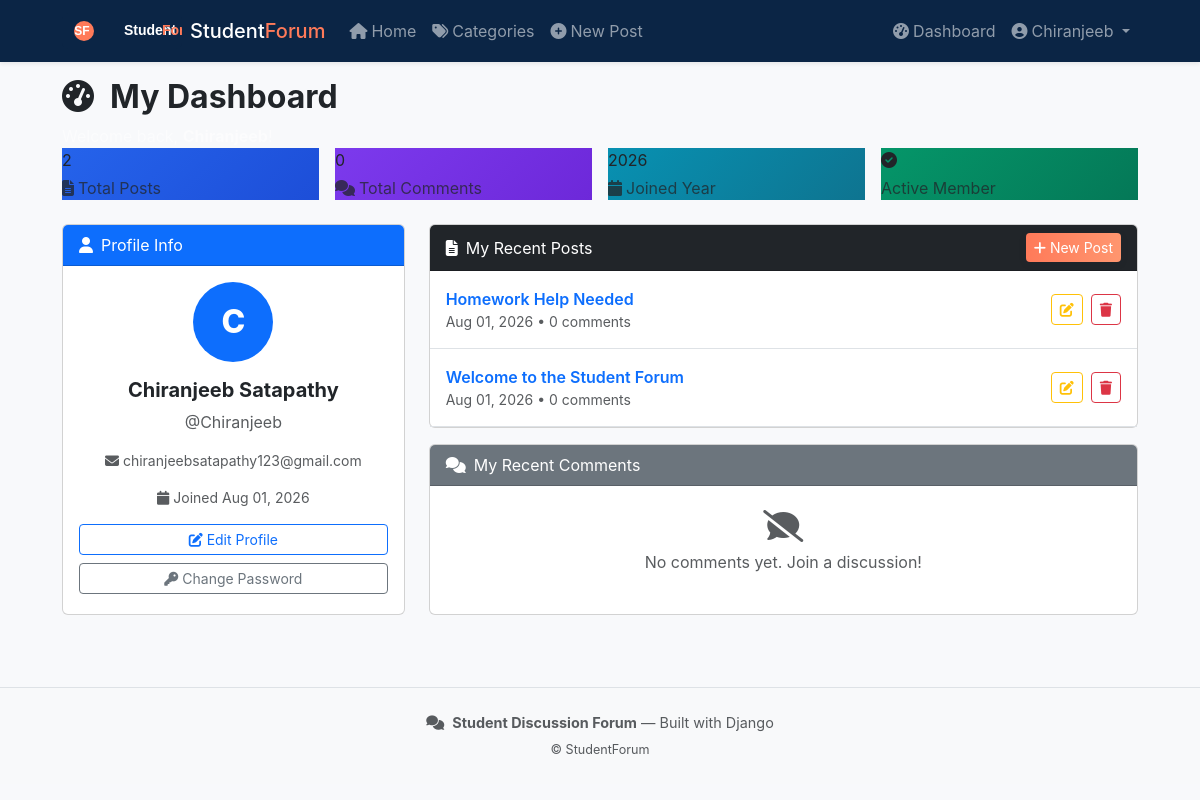
The page /dashboard/ (signed in) on the database its author committed.
### studentforum/models.py (models this page shows, shortened)
class Post(models.Model):
    title = models.CharField(max_length=200)
    description = models.TextField()
    created_date = models.DateTimeField(auto_now_add=True)
    updated_date = models.DateTimeField(auto_now=True)
    user = models.ForeignKey(User, on_delete=models.CASCADE, related_name="posts")
    category = models.ForeignKey(Category, on_delete=models.SET_NULL, null=True, related_name="posts")
    class Meta:
        ordering = ["-created_date"]
    def comment_count(self):
        return self.comments.count()

### studentforum/views.py (the view)
# urls.py: path("dashboard/", views.dashboard, name="dashboard"),
@login_required
def dashboard(request):
    user_posts = Post.objects.filter(user=request.user).order_by("-created_date")
    user_comments = Comment.objects.filter(user=request.user).order_by("-created_date")
    return render(
        request,
        "studentforum/dashboard.html",
        {
            "user_posts": user_posts,
            "user_comments": user_comments,
            "recent_posts": user_posts[:5],
            "recent_comments": user_comments[:5],
            "total_posts": user_posts.count(),
            "total_comments": user_comments.count(),
        },
    )

### studentforum/templates/studentforum/dashboard.html (shortened to what this page needs)
{% extends 'studentforum/base.html' %}
{% block content %}
<div class="page-header">
    <div class="container">
        <h2 class="fw-bold"><i class="fas fa-tachometer-alt me-3"></i>My Dashboard</h2>
        <p class="text-white-50 mb-0">Welcome back, <strong>{{ user.username }}</strong>!</p>
    </div>
</div>
<div class="container">
    <div class="row g-3 mb-4">
        <div class="col-md-3">
            <div class="stat-card" style="background:linear-gradient(135deg,#2563eb,#1d4ed8)">
                <div class="stat-number">{{ total_posts }}</div>
                <div class="mt-1 opacity-75"><i class="fas fa-file-alt me-1"></i>Total Posts</div>
            </div>
        </div>
        <div class="col-md-3">
            <div class="stat-card" style="background:linear-gradient(135deg,#7c3aed,#6d28d9)">
                <div class="stat-number">{{ total_comments }}</div>
                <div class="mt-1 opacity-75"><i class="fas fa-comments me-1"></i>Total Comments</div>
            </div>
        </div>
        <div class="col-md-3">
            <div class="stat-card" style="background:linear-gradient(135deg,#0891b2,#0e7490)">
                <div class="stat-number">{{ user.date_joined|date:"Y" }}</div>
                <div class="mt-1 opacity-75"><i class="fas fa-calendar me-1"></i>Joined Year</div>
            </div>
        </div>
        <div class="col-md-3">
            <div class="stat-card" style="background:linear-gradient(135deg,#059669,#047857)">
                <div class="stat-number"><i class="fas fa-check-circle"></i></div>
                <div class="mt-1 opacity-75">Active Member</div>
            </div>
        </div>
    </div>
    <div class="row">
        <div class="col-lg-4 mb-4">
            <div class="card h-100">
                <div class="card-header bg-primary text-white">
                    <i class="fas fa-user me-2"></i>Profile Info
                </div>
                <div class="card-body text-center">
                    <div class="rounded-circle bg-primary text-white d-inline-flex align-items-center justify-content-center mb-3"
                         style="width:80px;height:80px;font-size:2rem;font-weight:800;">
                        {{ user.username|first|upper }}
                    </div>
                    <h5 class="fw-bold">{{ user.get_full_name|default:user.username }}</h5>
                    <p class="text-muted">@{{ user.username }}</p>
                    <p class="small text-muted"><i class="fas fa-envelope me-1"></i>{{ user.email|default:"No email set" }}</p>
                    <p class="small text-muted"><i class="fas fa-calendar me-1"></i>Joined {{ user.date_joined|date:"M d, Y" }}</p>
                    <div class="d-grid gap-2">
                        <a href="{% url 'edit_profile' %}" class="btn btn-outline-primary btn-sm">
                            <i class="fas fa-edit me-1"></i>Edit Profile
                        </a>
                        <a href="{% url 'change_password' %}" class="btn btn-outline-secondary btn-sm">
                            <i class="fas fa-key me-1"></i>Change Password
                        </a>
                    </div>
                </div>
            </div>
        </div>
        <div class="col-lg-8 mb-4">
            <div class="card mb-3">
                <div class="card-header bg-dark text-white d-flex justify-content-between align-items-center">
                    <span><i class="fas fa-file-alt me-2"></i>My Recent Posts</span>
                    <a href="{% url 'create_post' %}" class="btn btn-primary btn-sm">
                        <i class="fas fa-plus me-1"></i>New Post
                    </a>
                </div>
                <div class="card-body p-0">
                    {% for post in recent_posts %}
                    <div class="d-flex justify-content-between align-items-center p-3 border-bottom">
                        <div>
                            <a href="{% url 'post_detail' post.pk %}" class="fw-semibold text-decoration-none">
                                {{ post.title|truncatechars:50 }}
                            </a>
                            <div class="small text-muted">
                                {{ post.created_date|date:"M d, Y" }} • {{ post.comment_count }} comments
                            </div>
                        </div>
                        <div class="d-flex gap-2">
                            <a href="{% url 'edit_post' post.pk %}" class="btn btn-outline-warning btn-sm">
                                <i class="fas fa-edit"></i>
                            </a>
                            <a href="{% url 'delete_post' post.pk %}" class="btn btn-outline-danger btn-sm">
                                <i class="fas fa-trash"></i>
                            </a>
                        </div>
                    </div>
                    {% empty %}
                    <div class="text-center py-4 text-muted">
                        <i class="fas fa-inbox fa-2x mb-2"></i>
                        <p>No posts yet. <a href="{% url 'create_post' %}">Create your first post!</a></p>
                    </div>
                    {% endfor %}
                </div>
            </div>
            <div class="card">
                <div class="card-header bg-secondary text-white">
                    <i class="fas fa-comments me-2"></i>My Recent Comments
                </div>
                <div class="card-body p-0">
                    {% for comment in recent_comments %}
                    <div class="d-flex justify-content-between align-items-center p-3 border-bottom">
                        <div>
                            <div class="small fw-semibold text-primary">On: {{ comment.post.title|truncatechars:40 }}</div>
                            <div class="text-muted small">{{ comment.comment_text|truncatechars:60 }}</div>
                            <div class="small text-muted">{{ comment.created_date|date:"M d, Y" }}</div>
                        </div>
                        <div class="d-flex gap-2">
                            <a href="{% url 'edit_comment' comment.pk %}" class="btn btn-outline-warning btn-sm">
                                <i class="fas fa-edit"></i>
                            </a>
                            <a href="{% url 'delete_comment' comment.pk %}" class="btn btn-outline-danger btn-sm">
                                <i class="fas fa-trash"></i>
                            </a>
                        </div>
                    </div>
                    {% empty %}
                    <div class="text-center py-4 text-muted">
                        <i class="fas fa-comment-slash fa-2x mb-2"></i>
                        <p>No comments yet. Join a discussion!</p>
                    </div>
                    {% endfor %}
                </div>
            </div>
        </div>
    </div>
</div>
{% endblock %}

### studentforum/templates/studentforum/base.html (shortened to what this page needs)
<!DOCTYPE html>
<html lang="en">
{% load static %}
<head>
    <link href="https://cdn.jsdelivr.net/npm/bootstrap@5.3.0/dist/css/bootstrap.min.css" rel="stylesheet">
    <link href="https://cdnjs.cloudflare.com/ajax/libs/font-awesome/6.4.0/css/all.min.css" rel="stylesheet">
    <link href="{% static 'css/site.css' %}" rel="stylesheet">
</head>
<body>
<nav class="navbar navbar-expand-lg navbar-dark bg-primary shadow-sm">
    <div class="container">
        <a class="navbar-brand d-flex align-items-center" href="{% url 'home' %}">
            <img src="{% static 'images/logo.svg' %}" alt="Logo" height="36" class="me-2" />
            <span class="h5 mb-0">Student<span class="text-accent">Forum</span></span>
        </a>
        <div class="collapse navbar-collapse" id="navbarNav">
            <ul class="navbar-nav me-auto">
                <li class="nav-item"><a class="nav-link" href="{% url 'home' %}"><i class="fas fa-home me-1"></i>Home</a></li>
                <li class="nav-item"><a class="nav-link" href="{% url 'category_list' %}"><i class="fas fa-tags me-1"></i>Categories</a></li>
                {% if user.is_authenticated %}
                <li class="nav-item"><a class="nav-link" href="{% url 'create_post' %}"><i class="fas fa-plus-circle me-1"></i>New Post</a></li>
                {% endif %}
            </ul>
            <ul class="navbar-nav">
                {% if user.is_authenticated %}
                <li class="nav-item"><a class="nav-link" href="{% url 'dashboard' %}"><i class="fas fa-tachometer-alt me-1"></i>Dashboard</a></li>
                <li class="nav-item dropdown">
                    <a class="nav-link dropdown-toggle" href="#" data-bs-toggle="dropdown">
                        <i class="fas fa-user-circle me-1"></i>{{ user.username }}
                    </a>
                </li>
                {% else %}
                <li class="nav-item"><a class="nav-link" href="{% url 'login' %}"><i class="fas fa-sign-in-alt me-1"></i>Login</a></li>
                <li class="nav-item"><a class="btn btn-primary btn-sm ms-2" href="{% url 'register' %}">Register</a></li>
                {% endif %}
            </ul>
        </div>
    </div>
</nav>
{% block content %}{% endblock %}
<footer class="mt-5 py-4 bg-light border-top">
    <div class="container text-center">
        <p class="mb-1 text-muted"><i class="fas fa-comments me-2"></i><strong>Student Discussion Forum</strong> — Built with Django</p>
        <small class="text-muted">&copy; {{ now|date:"Y" }} StudentForum</small>
    </div>
</footer>
</body>
</html>

### static/css/site.css (style rules this page uses)
:root { --brand: #0b2545; --accent: #ff7a59; --muted: #6c757d; }
body { font-family: Inter, system-ui, -apple-system, "Segoe UI", Roboto, "Helvetica Neue", Arial; background-color: #f8f9fb; color: #212529; }
.navbar-brand .text-accent { color: var(--accent); }
.navbar.bg-primary { background-color: var(--brand) !important; }
.btn-primary { background-image: linear-gradient(90deg, var(--accent), #ff966f); border: none; box-shadow: 0 2px 8px rgba(11, 37, 69, 0.08); }
footer { font-size: 0.9rem; }
.container { max-width: 1100px; }

### rows shown on the page
Post: title "Homework Help Needed", created_date "Aug 01, 2026", comment_count "0"
Post: title "Welcome to the Student Forum", created_date "Aug 01, 2026", comment_count "0"

### other values the page prints
{{ user.username }} "Chiranjeeb"
{{ total_posts }} "2"
{{ total_comments }} "0"
{{ user.date_joined|date:"Y" }} "2026"
{{ user.username|first|upper }} "C"
{{ user.get_full_name|default:user.username }} "Chiranjeeb Satapathy"
{{ user.email|default:"No email set" }} "chiranjeebsatapathy123@gmail.com"
{{ user.date_joined|date:"M d, Y" }} "Aug 01, 2026"
